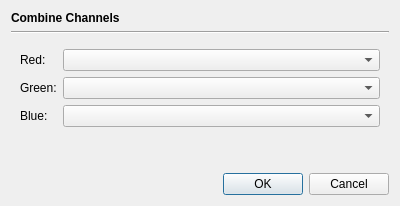
<?xml version="1.0" encoding="UTF-8"?>
<ui version="4.0">
 <class>OpCombineChannelsDialog</class>
 <widget class="QDialog" name="OpCombineChannelsDialog">
  <property name="geometry">
   <rect>
    <x>0</x>
    <y>0</y>
    <width>400</width>
    <height>206</height>
   </rect>
  </property>
  <property name="windowTitle">
   <string>Dialog</string>
  </property>
  <layout class="QVBoxLayout" name="verticalLayout">
   <item>
    <widget class="QLabel" name="label">
     <property name="font">
      <font>
       <bold>true</bold>
      </font>
     </property>
     <property name="text">
      <string>Combine Channels</string>
     </property>
    </widget>
   </item>
   <item>
    <widget class="Line" name="line">
     <property name="orientation">
      <enum>Qt::Orientation::Horizontal</enum>
     </property>
    </widget>
   </item>
   <item>
    <widget class="QWidget" name="widget" native="true">
     <property name="sizePolicy">
      <sizepolicy hsizetype="Preferred" vsizetype="Preferred">
       <horstretch>0</horstretch>
       <verstretch>0</verstretch>
      </sizepolicy>
     </property>
     <layout class="QGridLayout" name="gridLayout">
      <item row="1" column="0">
       <widget class="QLabel" name="label_3">
        <property name="text">
         <string>Green:</string>
        </property>
       </widget>
      </item>
      <item row="0" column="0">
       <widget class="QLabel" name="label_2">
        <property name="text">
         <string>Red:</string>
        </property>
       </widget>
      </item>
      <item row="1" column="1">
       <widget class="QComboBox" name="greenChannelBox"/>
      </item>
      <item row="0" column="1">
       <widget class="QComboBox" name="redChannelBox">
        <property name="sizePolicy">
         <sizepolicy hsizetype="Preferred" vsizetype="Fixed">
          <horstretch>1</horstretch>
          <verstretch>0</verstretch>
         </sizepolicy>
        </property>
       </widget>
      </item>
      <item row="2" column="0">
       <widget class="QLabel" name="label_4">
        <property name="text">
         <string>Blue:</string>
        </property>
       </widget>
      </item>
      <item row="2" column="1">
       <widget class="QComboBox" name="blueChannelBox"/>
      </item>
     </layout>
    </widget>
   </item>
   <item>
    <spacer name="verticalSpacer">
     <property name="orientation">
      <enum>Qt::Orientation::Vertical</enum>
     </property>
     <property name="sizeHint" stdset="0">
      <size>
       <width>20</width>
       <height>40</height>
      </size>
     </property>
    </spacer>
   </item>
   <item>
    <widget class="QDialogButtonBox" name="buttonBox">
     <property name="orientation">
      <enum>Qt::Orientation::Horizontal</enum>
     </property>
     <property name="standardButtons">
      <set>QDialogButtonBox::StandardButton::Cancel|QDialogButtonBox::StandardButton::Ok</set>
     </property>
    </widget>
   </item>
  </layout>
 </widget>
 <tabstops>
  <tabstop>redChannelBox</tabstop>
  <tabstop>greenChannelBox</tabstop>
  <tabstop>blueChannelBox</tabstop>
 </tabstops>
 <resources/>
 <connections>
  <connection>
   <sender>buttonBox</sender>
   <signal>accepted()</signal>
   <receiver>OpCombineChannelsDialog</receiver>
   <slot>accept()</slot>
   <hints>
    <hint type="sourcelabel">
     <x>248</x>
     <y>254</y>
    </hint>
    <hint type="destinationlabel">
     <x>157</x>
     <y>274</y>
    </hint>
   </hints>
  </connection>
  <connection>
   <sender>buttonBox</sender>
   <signal>rejected()</signal>
   <receiver>OpCombineChannelsDialog</receiver>
   <slot>reject()</slot>
   <hints>
    <hint type="sourcelabel">
     <x>316</x>
     <y>260</y>
    </hint>
    <hint type="destinationlabel">
     <x>286</x>
     <y>274</y>
    </hint>
   </hints>
  </connection>
 </connections>
</ui>
